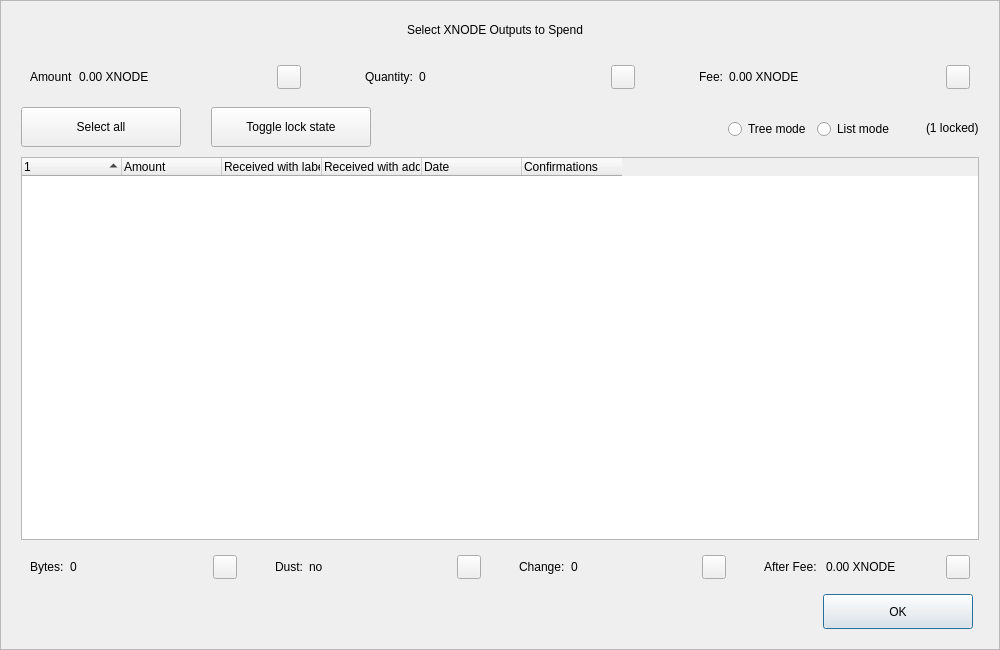
<?xml version="1.0" encoding="UTF-8"?>
<ui version="4.0">
 <class>CoinControlDialog</class>
 <widget class="QDialog" name="CoinControlDialog">
  <property name="geometry">
   <rect>
    <x>0</x>
    <y>0</y>
    <width>1000</width>
    <height>650</height>
   </rect>
  </property>
  <property name="minimumSize">
   <size>
    <width>950</width>
    <height>650</height>
   </size>
  </property>
  <property name="windowTitle">
   <string>Coin Selection</string>
  </property>
  <property name="styleSheet">
   <string notr="true"/>
  </property>
  <layout class="QVBoxLayout" name="verticalLayout">
   <property name="spacing">
    <number>0</number>
   </property>
   <property name="leftMargin">
    <number>0</number>
   </property>
   <property name="topMargin">
    <number>0</number>
   </property>
   <property name="rightMargin">
    <number>0</number>
   </property>
   <property name="bottomMargin">
    <number>0</number>
   </property>
   <item>
    <widget class="QFrame" name="frameContainer">
     <property name="toolTipDuration">
      <number>0</number>
     </property>
     <property name="frameShape">
      <enum>QFrame::StyledPanel</enum>
     </property>
     <property name="frameShadow">
      <enum>QFrame::Raised</enum>
     </property>
     <layout class="QVBoxLayout" name="verticalLayout_2">
      <property name="leftMargin">
       <number>0</number>
      </property>
      <property name="rightMargin">
       <number>0</number>
      </property>
      <property name="bottomMargin">
       <number>20</number>
      </property>
      <item>
       <layout class="QHBoxLayout" name="horizontalLayout_12">
        <property name="spacing">
         <number>0</number>
        </property>
        <property name="leftMargin">
         <number>20</number>
        </property>
        <property name="rightMargin">
         <number>30</number>
        </property>
        <item>
         <spacer name="horizontalSpacer_4">
          <property name="orientation">
           <enum>Qt::Horizontal</enum>
          </property>
          <property name="sizeHint" stdset="0">
           <size>
            <width>40</width>
            <height>20</height>
           </size>
          </property>
         </spacer>
        </item>
        <item>
         <widget class="QLabel" name="labelTitle">
          <property name="minimumSize">
           <size>
            <width>0</width>
            <height>40</height>
           </size>
          </property>
          <property name="maximumSize">
           <size>
            <width>16777215</width>
            <height>40</height>
           </size>
          </property>
          <property name="text">
           <string>Select XNODE Outputs to Spend</string>
          </property>
          <property name="alignment">
           <set>Qt::AlignCenter</set>
          </property>
          <property name="margin">
           <number>7</number>
          </property>
         </widget>
        </item>
        <item>
         <spacer name="horizontalSpacer_5">
          <property name="orientation">
           <enum>Qt::Horizontal</enum>
          </property>
          <property name="sizeHint" stdset="0">
           <size>
            <width>40</width>
            <height>20</height>
           </size>
          </property>
         </spacer>
        </item>
       </layout>
      </item>
      <item>
       <layout class="QHBoxLayout" name="horizontalLayout_8">
        <property name="leftMargin">
         <number>20</number>
        </property>
        <property name="rightMargin">
         <number>20</number>
        </property>
        <item>
         <widget class="QWidget" name="layoutAmount" native="true">
          <layout class="QHBoxLayout" name="horizontalLayout_9" stretch="0,1,0">
           <item>
            <widget class="QLabel" name="labelCoinControlAmountText">
             <property name="text">
              <string>Amount</string>
             </property>
            </widget>
           </item>
           <item>
            <widget class="QLabel" name="labelCoinControlAmount">
             <property name="text">
              <string>0.00 XNODE</string>
             </property>
            </widget>
           </item>
           <item alignment="Qt::AlignHCenter|Qt::AlignVCenter">
            <widget class="QPushButton" name="pushButtonAmount">
             <property name="minimumSize">
              <size>
               <width>0</width>
               <height>24</height>
              </size>
             </property>
             <property name="maximumSize">
              <size>
               <width>24</width>
               <height>26</height>
              </size>
             </property>
             <property name="focusPolicy">
              <enum>Qt::NoFocus</enum>
             </property>
             <property name="styleSheet">
              <string notr="true">padding-bottom:2px;
padding-right:4px;</string>
             </property>
             <property name="text">
              <string/>
             </property>
            </widget>
           </item>
          </layout>
         </widget>
        </item>
        <item>
         <spacer name="horizontalSpacer_2">
          <property name="orientation">
           <enum>Qt::Horizontal</enum>
          </property>
          <property name="sizeType">
           <enum>QSizePolicy::Fixed</enum>
          </property>
          <property name="sizeHint" stdset="0">
           <size>
            <width>40</width>
            <height>20</height>
           </size>
          </property>
         </spacer>
        </item>
        <item>
         <widget class="QWidget" name="layoutQuantity" native="true">
          <layout class="QHBoxLayout" name="horizontalLayout_10" stretch="0,1,0">
           <item>
            <widget class="QLabel" name="labelCoinControlQuantityText">
             <property name="text">
              <string>Quantity:</string>
             </property>
            </widget>
           </item>
           <item>
            <widget class="QLabel" name="labelCoinControlQuantity">
             <property name="text">
              <string>0</string>
             </property>
            </widget>
           </item>
           <item alignment="Qt::AlignHCenter|Qt::AlignVCenter">
            <widget class="QPushButton" name="pushButtonQuantity">
             <property name="minimumSize">
              <size>
               <width>0</width>
               <height>24</height>
              </size>
             </property>
             <property name="maximumSize">
              <size>
               <width>24</width>
               <height>26</height>
              </size>
             </property>
             <property name="focusPolicy">
              <enum>Qt::NoFocus</enum>
             </property>
             <property name="styleSheet">
              <string notr="true">padding-bottom:2px;
               padding-right:4px;</string>
             </property>
             <property name="text">
              <string/>
             </property>
            </widget>
           </item>
          </layout>
         </widget>
        </item>
        <item>
         <spacer name="horizontalSpacer_22">
          <property name="orientation">
           <enum>Qt::Horizontal</enum>
          </property>
          <property name="sizeType">
           <enum>QSizePolicy::Fixed</enum>
          </property>
          <property name="sizeHint" stdset="0">
           <size>
            <width>40</width>
            <height>20</height>
           </size>
          </property>
         </spacer>
        </item>
        <item>
         <widget class="QWidget" name="layoutFee" native="true">
          <layout class="QHBoxLayout" name="horizontalLayout_11" stretch="0,1,0">
           <item>
            <widget class="QLabel" name="labelCoinControlFeeText">
             <property name="text">
              <string>Fee:</string>
             </property>
            </widget>
           </item>
           <item>
            <widget class="QLabel" name="labelCoinControlFee">
             <property name="text">
              <string>0.00 XNODE</string>
             </property>
            </widget>
           </item>
           <item alignment="Qt::AlignHCenter|Qt::AlignVCenter">
            <widget class="QPushButton" name="pushButtonFee">
             <property name="minimumSize">
              <size>
               <width>0</width>
               <height>24</height>
              </size>
             </property>
             <property name="maximumSize">
              <size>
               <width>24</width>
               <height>26</height>
              </size>
             </property>
             <property name="focusPolicy">
              <enum>Qt::NoFocus</enum>
             </property>
             <property name="styleSheet">
              <string notr="true">padding-bottom:2px;
               padding-right:4px;</string>
             </property>
             <property name="text">
              <string/>
             </property>
            </widget>
           </item>
          </layout>
         </widget>
        </item>
       </layout>
      </item>
      <item>
       <widget class="QFrame" name="frame">
        <property name="minimumSize">
         <size>
          <width>0</width>
          <height>40</height>
         </size>
        </property>
        <property name="styleSheet">
         <string notr="true">#frame {
	border:0;
}</string>
        </property>
        <property name="frameShape">
         <enum>QFrame::StyledPanel</enum>
        </property>
        <property name="frameShadow">
         <enum>QFrame::Sunken</enum>
        </property>
        <layout class="QHBoxLayout" name="horizontalLayout">
         <property name="spacing">
          <number>0</number>
         </property>
         <property name="leftMargin">
          <number>20</number>
         </property>
         <property name="topMargin">
          <number>0</number>
         </property>
         <property name="rightMargin">
          <number>20</number>
         </property>
         <property name="bottomMargin">
          <number>0</number>
         </property>
         <item>
          <layout class="QHBoxLayout" name="horizontalLayoutPanel" stretch="0,0,0,0,0,0">
           <property name="spacing">
            <number>20</number>
           </property>
           <item>
            <widget class="QPushButton" name="pushButtonSelectAll">
             <property name="sizePolicy">
              <sizepolicy hsizetype="Maximum" vsizetype="Fixed">
               <horstretch>0</horstretch>
               <verstretch>0</verstretch>
              </sizepolicy>
             </property>
             <property name="minimumSize">
              <size>
               <width>160</width>
               <height>40</height>
              </size>
             </property>
             <property name="maximumSize">
              <size>
               <width>16777215</width>
               <height>40</height>
              </size>
             </property>
             <property name="text">
              <string>Select all</string>
             </property>
             <property name="checkable">
              <bool>true</bool>
             </property>
             <property name="checked">
              <bool>false</bool>
             </property>
             <property name="autoExclusive">
              <bool>false</bool>
             </property>
             <property name="autoDefault">
              <bool>false</bool>
             </property>
            </widget>
           </item>
           <item>
            <spacer name="horizontalSpacer_6">
             <property name="orientation">
              <enum>Qt::Horizontal</enum>
             </property>
             <property name="sizeType">
              <enum>QSizePolicy::Fixed</enum>
             </property>
             <property name="sizeHint" stdset="0">
              <size>
               <width>10</width>
               <height>20</height>
              </size>
             </property>
            </spacer>
           </item>
           <item>
            <widget class="QPushButton" name="pushButtonToggleLock">
             <property name="sizePolicy">
              <sizepolicy hsizetype="Maximum" vsizetype="Fixed">
               <horstretch>0</horstretch>
               <verstretch>0</verstretch>
              </sizepolicy>
             </property>
             <property name="minimumSize">
              <size>
               <width>160</width>
               <height>40</height>
              </size>
             </property>
             <property name="maximumSize">
              <size>
               <width>16777215</width>
               <height>40</height>
              </size>
             </property>
             <property name="text">
              <string>Toggle lock state</string>
             </property>
             <property name="checkable">
              <bool>true</bool>
             </property>
             <property name="autoExclusive">
              <bool>false</bool>
             </property>
             <property name="autoDefault">
              <bool>false</bool>
             </property>
            </widget>
           </item>
           <item>
            <spacer name="horizontalSpacer_7">
             <property name="orientation">
              <enum>Qt::Horizontal</enum>
             </property>
             <property name="sizeType">
              <enum>QSizePolicy::Expanding</enum>
             </property>
             <property name="sizeHint" stdset="0">
              <size>
               <width>30</width>
               <height>20</height>
              </size>
             </property>
            </spacer>
           </item>
           <item alignment="Qt::AlignRight">
            <widget class="QGroupBox" name="groupBox_2">
             <property name="styleSheet">
              <string notr="true">#groupBox_2 {
    background-color:transparent;
    border-radius:0;
}</string>
             </property>
             <property name="title">
              <string/>
             </property>
             <layout class="QHBoxLayout" name="horizontalLayout_14">
              <item>
               <widget class="QRadioButton" name="radioTreeMode">
                <property name="sizePolicy">
                 <sizepolicy hsizetype="Maximum" vsizetype="Fixed">
                  <horstretch>0</horstretch>
                  <verstretch>0</verstretch>
                 </sizepolicy>
                </property>
                <property name="text">
                 <string>Tree mode</string>
                </property>
               </widget>
              </item>
              <item>
               <widget class="QRadioButton" name="radioListMode">
                <property name="sizePolicy">
                 <sizepolicy hsizetype="Maximum" vsizetype="Fixed">
                  <horstretch>0</horstretch>
                  <verstretch>0</verstretch>
                 </sizepolicy>
                </property>
                <property name="text">
                 <string>List mode</string>
                </property>
                <property name="checked">
                 <bool>false</bool>
                </property>
               </widget>
              </item>
             </layout>
            </widget>
           </item>
           <item>
            <widget class="QLabel" name="labelLocked">
             <property name="text">
              <string>(1 locked)</string>
             </property>
            </widget>
           </item>
          </layout>
         </item>
        </layout>
       </widget>
      </item>
      <item>
       <layout class="QHBoxLayout" name="horizontalLayout_13">
        <property name="leftMargin">
         <number>20</number>
        </property>
        <property name="rightMargin">
         <number>20</number>
        </property>
        <item>
         <widget class="CoinControlTreeWidget" name="treeWidget">
          <property name="contextMenuPolicy">
           <enum>Qt::CustomContextMenu</enum>
          </property>
          <property name="styleSheet">
           <string notr="true"/>
          </property>
          <property name="sortingEnabled">
           <bool>false</bool>
          </property>
          <property name="columnCount">
           <number>6</number>
          </property>
          <attribute name="headerShowSortIndicator" stdset="0">
           <bool>true</bool>
          </attribute>
          <attribute name="headerStretchLastSection">
           <bool>false</bool>
          </attribute>
          <column>
           <property name="text">
            <string/>
           </property>
          </column>
          <column>
           <property name="text">
            <string>Amount</string>
           </property>
          </column>
          <column>
           <property name="text">
            <string>Received with label</string>
           </property>
          </column>
          <column>
           <property name="text">
            <string>Received with address</string>
           </property>
          </column>
          <column>
           <property name="text">
            <string>Date</string>
           </property>
          </column>
          <column>
           <property name="text">
            <string>Confirmations</string>
           </property>
           <property name="toolTip">
            <string>Confirmed</string>
           </property>
          </column>
         </widget>
        </item>
       </layout>
      </item>
      <item>
       <layout class="QHBoxLayout" name="horizontalLayout_3">
        <property name="spacing">
         <number>20</number>
        </property>
        <property name="leftMargin">
         <number>20</number>
        </property>
        <property name="rightMargin">
         <number>20</number>
        </property>
        <item>
         <widget class="QWidget" name="layoutBytes" native="true">
          <layout class="QHBoxLayout" name="horizontalLayout_4" stretch="0,1,0">
           <item>
            <widget class="QLabel" name="labelCoinControlBytesText">
             <property name="text">
              <string>Bytes:</string>
             </property>
            </widget>
           </item>
           <item>
            <widget class="QLabel" name="labelCoinControlBytes">
             <property name="text">
              <string>0</string>
             </property>
            </widget>
           </item>
           <item alignment="Qt::AlignHCenter|Qt::AlignVCenter">
            <widget class="QPushButton" name="pushButtonBytes">
             <property name="minimumSize">
              <size>
               <width>0</width>
               <height>24</height>
              </size>
             </property>
             <property name="maximumSize">
              <size>
               <width>24</width>
               <height>26</height>
              </size>
             </property>
             <property name="focusPolicy">
              <enum>Qt::NoFocus</enum>
             </property>
             <property name="styleSheet">
              <string notr="true">padding-bottom:2px;
               padding-right:4px;</string>
             </property>
             <property name="text">
              <string/>
             </property>
            </widget>
           </item>
          </layout>
         </widget>
        </item>
        <item>
         <widget class="QWidget" name="layoutDust" native="true">
          <layout class="QHBoxLayout" name="horizontalLayout_5" stretch="0,1,0">
           <item>
            <widget class="QLabel" name="labelCoinControlLowOutputText">
             <property name="text">
              <string>Dust:</string>
             </property>
            </widget>
           </item>
           <item>
            <widget class="QLabel" name="labelCoinControlLowOutput">
             <property name="text">
              <string>no</string>
             </property>
            </widget>
           </item>
           <item alignment="Qt::AlignHCenter|Qt::AlignVCenter">
            <widget class="QPushButton" name="pushButtonDust">
             <property name="minimumSize">
              <size>
               <width>0</width>
               <height>24</height>
              </size>
             </property>
             <property name="maximumSize">
              <size>
               <width>24</width>
               <height>26</height>
              </size>
             </property>
             <property name="focusPolicy">
              <enum>Qt::NoFocus</enum>
             </property>
             <property name="styleSheet">
              <string notr="true">padding-bottom:2px;
               padding-right:4px;</string>
             </property>
             <property name="text">
              <string/>
             </property>
            </widget>
           </item>
          </layout>
         </widget>
        </item>
        <item>
         <widget class="QWidget" name="layoutChange" native="true">
          <layout class="QHBoxLayout" name="horizontalLayout_6" stretch="0,1,0">
           <item>
            <widget class="QLabel" name="labelCoinControlChangeText">
             <property name="text">
              <string>Change:</string>
             </property>
            </widget>
           </item>
           <item>
            <widget class="QLabel" name="labelCoinControlChange">
             <property name="text">
              <string>0</string>
             </property>
            </widget>
           </item>
           <item alignment="Qt::AlignHCenter|Qt::AlignVCenter">
            <widget class="QPushButton" name="pushButtonChange">
             <property name="minimumSize">
              <size>
               <width>0</width>
               <height>24</height>
              </size>
             </property>
             <property name="maximumSize">
              <size>
               <width>24</width>
               <height>26</height>
              </size>
             </property>
             <property name="focusPolicy">
              <enum>Qt::NoFocus</enum>
             </property>
             <property name="styleSheet">
              <string notr="true">padding-bottom:2px;
               padding-right:4px;</string>
             </property>
             <property name="text">
              <string/>
             </property>
            </widget>
           </item>
          </layout>
         </widget>
        </item>
        <item>
         <widget class="QWidget" name="layoutAfter" native="true">
          <layout class="QHBoxLayout" name="horizontalLayout_7" stretch="0,1,0">
           <item>
            <widget class="QLabel" name="labelCoinControlAfterFeeText">
             <property name="text">
              <string>After Fee: </string>
             </property>
            </widget>
           </item>
           <item>
            <widget class="QLabel" name="labelCoinControlAfterFee">
             <property name="text">
              <string>0.00 XNODE</string>
             </property>
            </widget>
           </item>
           <item alignment="Qt::AlignHCenter|Qt::AlignVCenter">
            <widget class="QPushButton" name="pushButtonAlterFee">
             <property name="minimumSize">
              <size>
               <width>0</width>
               <height>24</height>
              </size>
             </property>
             <property name="maximumSize">
              <size>
               <width>24</width>
               <height>26</height>
              </size>
             </property>
             <property name="focusPolicy">
              <enum>Qt::NoFocus</enum>
             </property>
             <property name="styleSheet">
              <string notr="true">padding-bottom:2px;
               padding-right:4px;</string>
             </property>
             <property name="text">
              <string/>
             </property>
            </widget>
           </item>
          </layout>
         </widget>
        </item>
       </layout>
      </item>
      <item>
       <layout class="QHBoxLayout" name="horizontalLayout_2">
        <property name="spacing">
         <number>0</number>
        </property>
        <property name="leftMargin">
         <number>20</number>
        </property>
        <property name="rightMargin">
         <number>26</number>
        </property>
        <item>
         <spacer name="horizontalSpacer_3">
          <property name="orientation">
           <enum>Qt::Horizontal</enum>
          </property>
          <property name="sizeHint" stdset="0">
           <size>
            <width>558</width>
            <height>20</height>
           </size>
          </property>
         </spacer>
        </item>
        <item>
         <widget class="QPushButton" name="pushButtonOk">
          <property name="minimumSize">
           <size>
            <width>150</width>
            <height>35</height>
           </size>
          </property>
          <property name="text">
           <string>OK</string>
          </property>
         </widget>
        </item>
       </layout>
      </item>
     </layout>
    </widget>
   </item>
  </layout>
 </widget>
 <customwidgets>
  <customwidget>
   <class>CoinControlTreeWidget</class>
   <extends>QTreeWidget</extends>
   <header>coincontroltreewidget.h</header>
  </customwidget>
 </customwidgets>
 <resources/>
 <connections/>
</ui>
